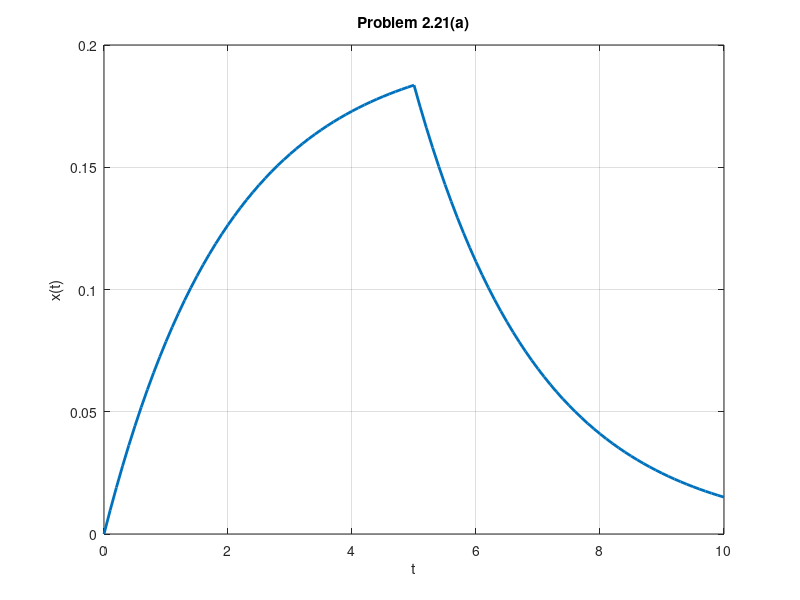
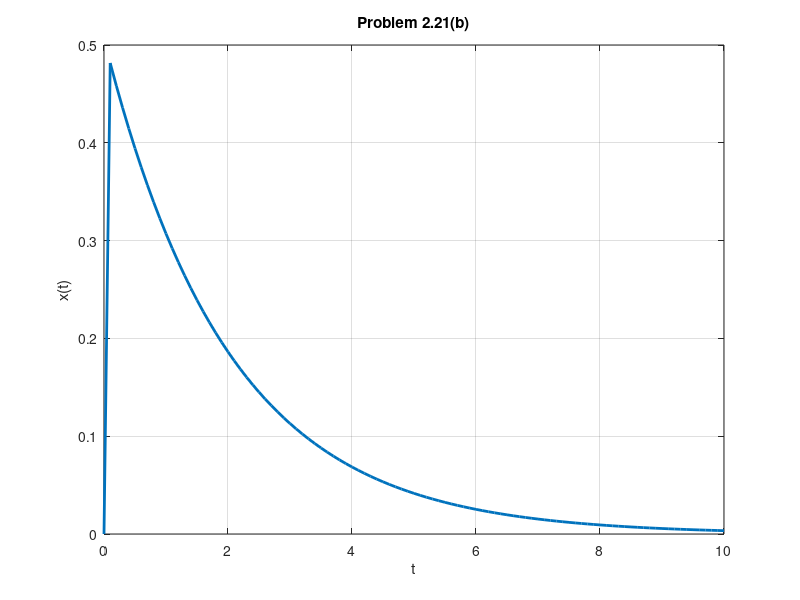
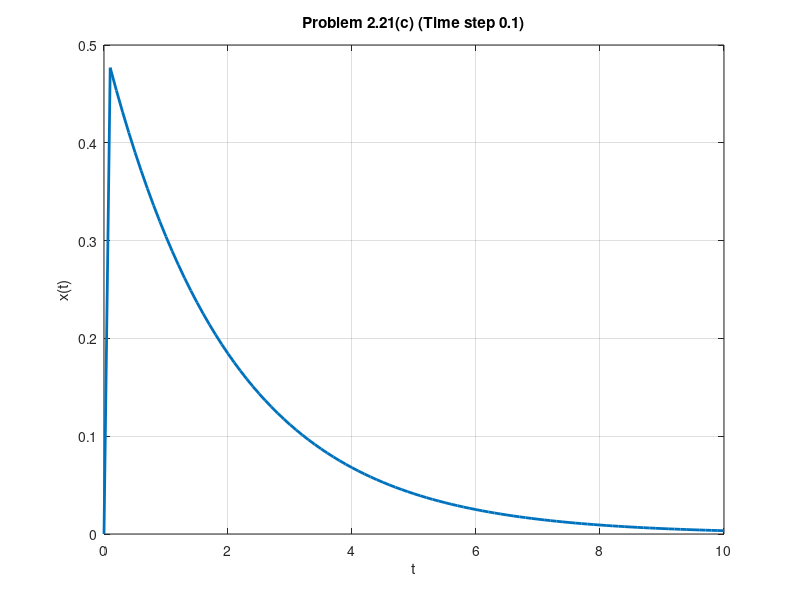
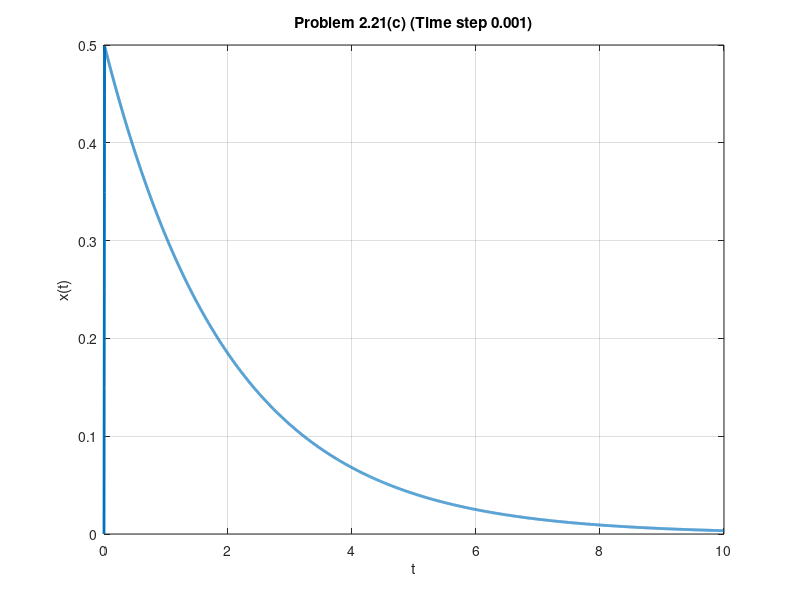

Source code (MATLAB) for these figures, in order:
% Pulse 1
t = 0:0.1:10
u1 = t>=0
u2 = t>=5
x = (1/5).*(((1-exp(-t/2)).*u1)-(1-exp(-(t-5)/2)).*u2)
figure(1);plot(t,x,'LineWidth',2)
xlabel('t');
ylabel('x(t)');
title('Problem 2.21(a)');
grid on

% Pulse 2
t = 0:0.1:10
u1 = t>=0
u2 = t>=0.05
x = (1/0.05).*(((1-exp(-t/2)).*u1)-(1-exp(-(t-0.05)/2)).*u2)
figure(2);plot(t,x,'LineWidth',2)
xlabel('t');
ylabel('x(t)');
title('Problem 2.21(b)');
grid on

% Pulse 3 (Time step 0.1)
t = 0:0.1:10
u1 = t>=0
u2 = t>=0.01
x = (1/0.01).*(((1-exp(-t/2)).*u1)-(1-exp(-(t-0.01)/2)).*u2)
figure(3);plot(t,x,'LineWidth',2)
xlabel('t');
ylabel('x(t)');
title('Problem 2.21(c) (Time step 0.1)');
grid on

% Pulse 3 (Time step 0.001)
t = 0:0.001:10
u1 = t>=0
u2 = t>=0.01
x = (1/0.01).*(((1-exp(-t/2)).*u1)-(1-exp(-(t-0.01)/2)).*u2)
figure(4);plot(t,x,'LineWidth',2)
xlabel('t');
ylabel('x(t)');
title('Problem 2.21(c) (Time step 0.001)');
grid on